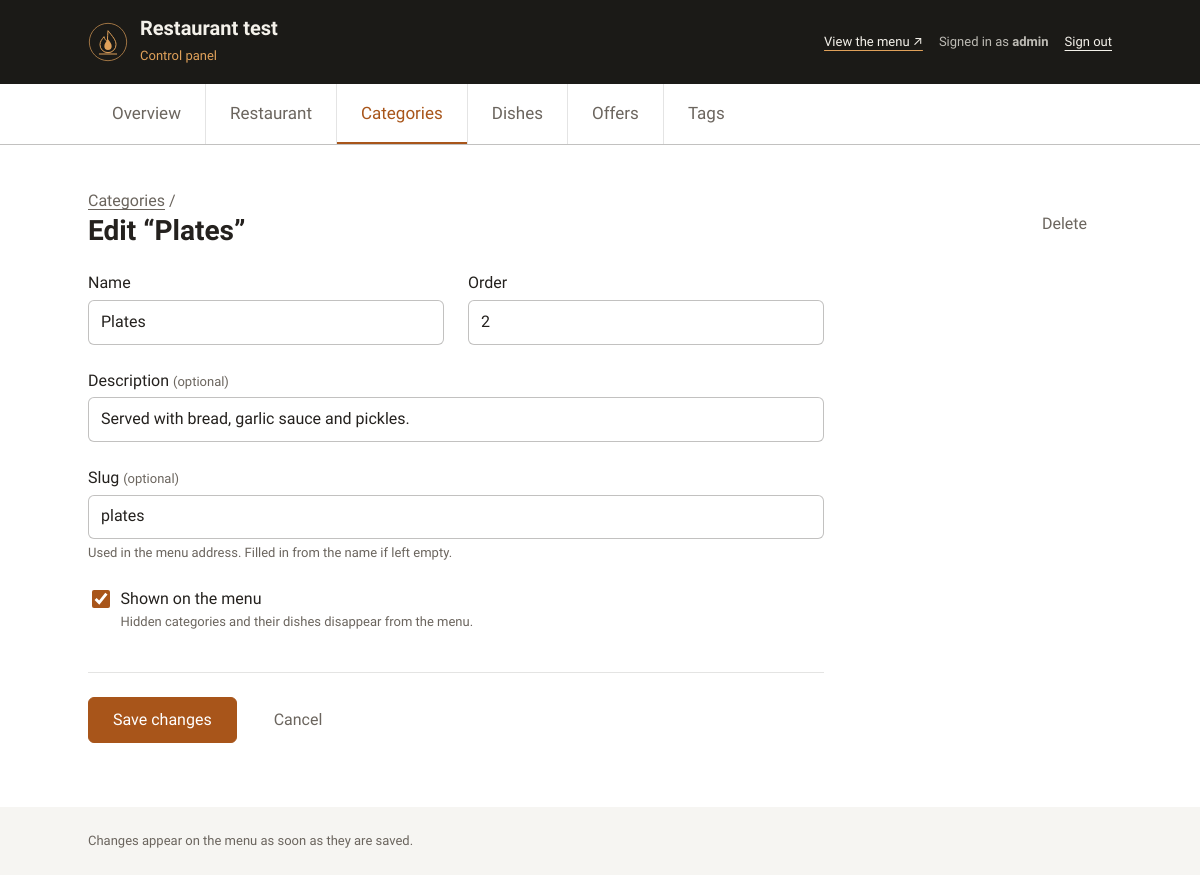
The page /panel/categories/2/ (signed in) on the database its author committed.
### menu/models.py (models this page shows, shortened)
class Restaurant(models.Model):
    name = models.CharField(max_length=120)
    tagline = models.CharField(max_length=160, blank=True)
    description = models.TextField(blank=True, help_text="One or two sentences.")
    logo = models.FileField(
        upload_to="brand/",
        blank=True,
        validators=[FileExtensionValidator(LOGO_EXTENSIONS)],
        help_text="SVG or transparent PNG, light artwork (it sits on the dark photo).",
    )
    hero_image = models.ImageField(
        upload_to="brand/", blank=True, help_text="Landscape, at least 1920 × 1080."
    )
    currency = models.CharField(
        max_length=3, default="LBP", help_text="ISO 4217 code, e.g. LBP, USD, EUR."
    )
    address = models.CharField(max_length=255, blank=True)
    phone = models.CharField(max_length=40, blank=True)
    email = models.EmailField(blank=True)
    whatsapp_number = models.CharField(
        "WhatsApp number for orders",
        max_length=20,
        blank=True,
        validators=[whatsapp_validator],
        help_text="Digits only, in full international form: 9613000000. Leave empty to turn ordering off.",
    )
    delivery_fee = models.DecimalField(
        max_digits=12,
        decimal_places=2,
        default=0,
        validators=[MinValueValidator(0)],
        help_text="Added to the order when the customer chooses delivery. 0 is shown as “Free”.",
    )
    delivery_enabled = models.BooleanField(
        "home delivery offered", default=True, help_text="Off removes the delivery choice from the cart."
    )
    pickup_enabled = models.BooleanField(
        "pickup offered", default=True, help_text="Off removes the pickup choice from the cart."
    )
    reservation_enabled = models.BooleanField(
        "table reservation offered",
        default=True,
        help_text="Off removes the table reservation choice from the cart.",
    )
    delivery_note = models.CharField(
        max_length=160,
        blank=True,
        help_text="Shown under the delivery choice, e.g. “Delivery inside Chhim only”.",
    )
    @classmethod
    def load(cls):
        return cls.objects.filter(pk=1).first()

class Category(models.Model):
    name = models.CharField(max_length=80)
    slug = models.SlugField(
        unique=True, blank=True, help_text="Used in the menu address. Filled in from the name if left empty."
    )
    description = models.CharField(max_length=255, blank=True)
    order = models.PositiveIntegerField(default=0)
    is_active = models.BooleanField(
        "shown on the menu", default=True, help_text="Hidden categories and their dishes disappear from the menu."
    )
    class Meta:
        ordering = ["order", "name"]
        verbose_name_plural = "categories"

### dashboard/views.py (the view)
# urls.py: path("categories/<int:pk>/", views.CategoryUpdateView.as_view(), name="category_update"),
class CategoryUpdateView(CategoryMixin, SuccessMessageMixin, UpdateView):
    template_name = "dashboard/category_form.html"

### dashboard/forms.py
class CategoryForm(PanelFormMixin, forms.ModelForm):
    class Meta:
        model = Category
        fields = ["name", "slug", "description", "order", "is_active"]
        widgets = {"order": forms.NumberInput(attrs={"min": 0})}

### dashboard/context_processors.py (called while the page is built)
def panel(request):
    if not request.path.startswith("/panel/"):
        return {}
    return {
        "panel_restaurant": Restaurant.load(),
        "menu_site_url": settings.MENU_SITE_URL,
    }

### dashboard/templatetags/panel_tags.py (called while the page is built)
@register.filter
def is_checkbox(field):
    return isinstance(field.field.widget, forms.CheckboxInput)

@register.filter
def is_multi_checkbox(field):
    return isinstance(field.field.widget, forms.CheckboxSelectMultiple)

@register.filter
def is_file(field):
    return isinstance(field.field.widget, forms.ClearableFileInput)

### dashboard/views.py (called while the page is built)
    def test_func(self):
        user = self.request.user
        return user.is_active and user.is_staff

### dashboard/templates/dashboard/category_form.html (shortened to what this page needs)
{% extends "dashboard/base.html" %}
{% block content %}
<div class="page-head">
  <div>
    <p class="page-head__lead"><a href="{% url 'dashboard:category_list' %}">Categories</a> /</p>
    <h1 class="page-head__title">{% if object %}Edit “{{ object.name }}”{% else %}Add a category{% endif %}</h1>
  </div>
  {% if object %}<a class="button button--quiet" href="{% url 'dashboard:category_delete' object.pk %}">Delete</a>{% endif %}
</div>
<form class="form" method="post" novalidate>
  <div class="fieldset">
    <div class="grid-2">
      {% include "dashboard/_field.html" with field=form.name %}
      {% include "dashboard/_field.html" with field=form.order %}
    </div>
    {% include "dashboard/_field.html" with field=form.description %}
    {% include "dashboard/_field.html" with field=form.slug %}
    {% include "dashboard/_field.html" with field=form.is_active %}
  </div>
  <div class="form-actions">
    <button class="button button--primary" type="submit">{% if object %}Save changes{% else %}Add the category{% endif %}</button>
    <a class="button button--quiet" href="{% url 'dashboard:category_list' %}">Cancel</a>
  </div>
</form>
{% endblock %}

### dashboard/templates/dashboard/base.html (shortened to what this page needs)
{% load static %}<!doctype html>
<html lang="en" dir="ltr">
<head>
  <link rel="stylesheet" href="{% static 'dashboard/css/panel.css' %}">
</head>
<body>
{% block body %}
  <header class="panel-header">
    <div class="wrap panel-header__inner">
      <a class="brand" href="{% url 'dashboard:overview' %}">
        <img class="brand__logo" src="{% if panel_restaurant.logo %}{{ panel_restaurant.logo.url }}{% else %}{% static 'dashboard/img/logo.svg' %}{% endif %}" alt="">
        <span>
          <span class="brand__name">{{ panel_restaurant.name|default:"Menu" }}</span><br>
          <span class="brand__sub">Control panel</span>
        </span>
      </a>
      <div class="account">
        <a href="{{ menu_site_url }}" target="_blank" rel="noopener">View the menu ↗</a>
        <span>Signed in as <strong>{{ user.get_username }}</strong></span>
        <form method="post" action="{% url 'dashboard:logout' %}">
          <button class="link-button" type="submit">Sign out</button>
        </form>
      </div>
    </div>
  </header>
  {% with section=view.section %}
  <nav class="panel-nav" aria-label="Panel sections">
    <ul class="tabs" role="list">
      <li class="tabs__item"><a class="tabs__link" href="{% url 'dashboard:overview' %}"{% if section == 'overview' %} aria-current="page"{% endif %}>Overview</a></li>
      <li class="tabs__item"><a class="tabs__link" href="{% url 'dashboard:restaurant' %}"{% if section == 'restaurant' %} aria-current="page"{% endif %}>Restaurant</a></li>
      <li class="tabs__item"><a class="tabs__link" href="{% url 'dashboard:category_list' %}"{% if section == 'categories' %} aria-current="page"{% endif %}>Categories</a></li>
      <li class="tabs__item"><a class="tabs__link" href="{% url 'dashboard:dish_list' %}"{% if section == 'dishes' %} aria-current="page"{% endif %}>Dishes</a></li>
      <li class="tabs__item"><a class="tabs__link" href="{% url 'dashboard:offer_list' %}"{% if section == 'offers' %} aria-current="page"{% endif %}>Offers</a></li>
      <li class="tabs__item"><a class="tabs__link" href="{% url 'dashboard:tag_list' %}"{% if section == 'tags' %} aria-current="page"{% endif %}>Tags</a></li>
    </ul>
  </nav>
  {% endwith %}
  <main class="panel" id="content" tabindex="-1">
    <div class="wrap">
      {% block content %}{% endblock %}
    </div>
  </main>
  <footer class="panel-footer">
    <div class="wrap">Changes appear on the menu as soon as they are saved.</div>
  </footer>
{% endblock %}
</body>
</html>

### dashboard/templates/dashboard/_field.html (shortened to what this page needs)
{% load panel_tags %}
{% if field|is_checkbox %}
  <div class="field{% if field.errors %} field--invalid{% endif %}">
    <label class="check">
      {{ field }}
      <span class="check__text">
        <span class="field__label">{{ field.label|capfirst }}</span>
        {% if field.help_text %}<span class="field__help">{{ field.help_text }}</span>{% endif %}
      </span>
    </label>
  </div>
{% else %}
  <div class="field{% if field.errors %} field--invalid{% endif %}">
    <label class="field__label" for="{{ field.id_for_label }}">
      {{ field.label|capfirst }}{% if not field.field.required %} <span class="field__optional">(optional)</span>{% endif %}
    </label>
    {% if field|is_file %}
      <div class="upload">
        <img class="upload__preview{% if contain %} upload__preview--contain{% endif %}" alt=""
             {% if field.value and field.value.url %}src="{{ field.value.url }}"{% else %}hidden{% endif %}>
        <div class="upload__controls">{{ field }}</div>
      </div>
    {% else %}
      {{ field }}
    {% endif %}
    {% if field.help_text %}<span class="field__help">{{ field.help_text }}</span>{% endif %}
  </div>
{% endif %}

### dashboard/static/dashboard/css/panel.css (style rules this page uses)
:root { --panel-max: 64rem; --color-danger: #a12a1f; --color-danger-soft: #fbeceb; --color-success: #2f6b3a; --color-success-soft: #e9f3ea; }
body { display: flex; flex-direction: column; background: var(--color-bg); }
.wrap { width: min(100% - 2 * var(--gutter), var(--panel-max)); margin-inline: auto; }
.panel-header { background: var(--dark); color: var(--dark-text); }
.panel-header__inner { display: flex; flex-wrap: wrap; align-items: center; justify-content: space-between; gap: var(--space-s) var(--space-l); padding-block: var(--space-m); }
.brand { display: flex; align-items: center; gap: var(--space-s); color: inherit; text-decoration: none; }
.brand__logo { width: 2.5rem; height: 2.5rem; object-fit: contain; }
.brand__name { font-size: var(--step-2); font-weight: 600; line-height: 1.2; }
.brand__sub { font-size: var(--step--1); color: #e0a15a; }
.account { display: flex; flex-wrap: wrap; align-items: center; gap: var(--space-xs) var(--space-m); font-size: var(--step--1); color: rgb(244 241 234 / 0.75); }
.account a, .link-button { color: var(--dark-text); text-underline-offset: 0.3em; text-decoration-color: #e0a15a; }
.link-button { padding: 0; border: 0; background: none; font: inherit; text-decoration: underline; text-decoration-thickness: 1px; }
.panel-nav { position: sticky; top: 0; z-index: 20; background: var(--color-bg); border-block-end: 1px solid var(--color-line-strong); }
.panel-nav ul.tabs { width: min(100% - 2 * var(--gutter), var(--panel-max)); }
main.panel { flex: 1; padding-block: var(--space-xl) var(--space-2xl); }
.page-head { display: flex; flex-wrap: wrap; align-items: end; justify-content: space-between; gap: var(--space-m); margin-block-end: var(--space-l); }
.page-head__title { font-size: var(--step-3); }
.page-head__lead { margin-block-start: var(--space-2xs); color: var(--color-text-muted); }
.button--primary { border-color: var(--color-accent); background: var(--color-accent); color: #fff; }
.button--quiet { border-color: transparent; color: var(--color-text-muted); }
.form { display: grid; gap: var(--space-xl); max-width: 46rem; }
.fieldset { display: grid; gap: var(--space-l); margin: 0; padding: 0; border: 0; }
.grid-2 { display: grid; gap: var(--space-l); }
@media (min-width: 40rem) { .grid-2 { grid-template-columns: 1fr 1fr; } }
.field { display: grid; gap: var(--space-2xs); align-content: start; }
.field__label { font-weight: 500; }
.field__optional { font-weight: 400; font-size: var(--step--1); color: var(--color-text-muted); }
.field__help { font-size: var(--step--1); color: var(--color-text-muted); }
.input { width: 100%; min-height: 2.75rem; padding: 0.55rem 0.75rem; border: 1px solid var(--color-line-strong); border-radius: var(--radius-s); background: var(--color-bg); transition: border-color var(--duration-fast) ease, box-shadow var(--duration-fast) ease; }
.check { display: flex; align-items: start; gap: var(--space-xs); }
.check input, .chips input { width: 1.1rem; height: 1.1rem; margin-block-start: 0.2rem; accent-color: var(--color-accent); }
.check__text { display: grid; }
.form-actions { display: flex; flex-wrap: wrap; gap: var(--space-s); padding-block-start: var(--space-l); border-block-start: 1px solid var(--color-line); }
.panel-footer { padding-block: var(--space-l); background: var(--color-surface); font-size: var(--step--1); color: var(--color-text-muted); }

### dashboard/static/dashboard/css/base/tokens.css (style rules this page uses)
:root { color-scheme: light; --color-bg: #ffffff; --color-surface: #f6f5f2; --color-text: #24211e; --color-text-muted: #6b655e; --color-accent: #a8551a; --color-accent-soft: #f6ede3; --color-line: rgb(36 33 30 / 0.12); --color-line-strong: rgb(36 33 30 / 0.28); --color-skeleton: rgb(36 33 30 / 0.08); --color-skeleton-shine: rgb(255 255 255 / 0.65); --color-backdrop: rgb(27 26 23 / 0.55); --color-focus: #a8551a; --dark: #1b1a17; --dark-text: #f4f1ea; --font-body: "IBM Plex Sans Arabic", system-ui, -apple-system, "Segoe UI", sans-serif; --step--1: 0.8125rem; --step-0: 1rem; --step-1: 1.0625rem; --step-2: 1.25rem; --step-3: 1.75rem; --step-hero: clamp(2.75rem, 1.6rem + 4.5vw, 4.5rem); --space-2xs: 0.25rem; --space-xs: 0.5rem; --space-s: 0.75rem; --space-m: 1rem; --space-l: 1.5rem; --space-xl: 2.5rem; --space-2xl: 4rem; --gutter: clamp(1rem, 0.5rem + 2vw, 2rem); --content-max: 46rem; --radius-s: 6px; --radius-m: 12px; --ease-out: cubic-bezier(0.22, 1, 0.36, 1); --duration-fast: 150ms; --duration-base: 300ms; }

### rows shown on the page
Restaurant: logo (picture), name "Restaurant test"
Category: name "Plates", order "2", description "Served with bread, garlic sauce and pickles.", slug "plates", is_active "☑"

### other values the page prints
{{ user.get_username }} "admin"
{{ field.label|capfirst }} "Name Order Description Slug"
{{ field.help_text }} "Used in the menu address. Filled in from the name if left empty."
{{ field.label|capfirst }} "Shown on the menu"
{{ field.help_text }} "Hidden categories and their dishes disappear from the menu."
